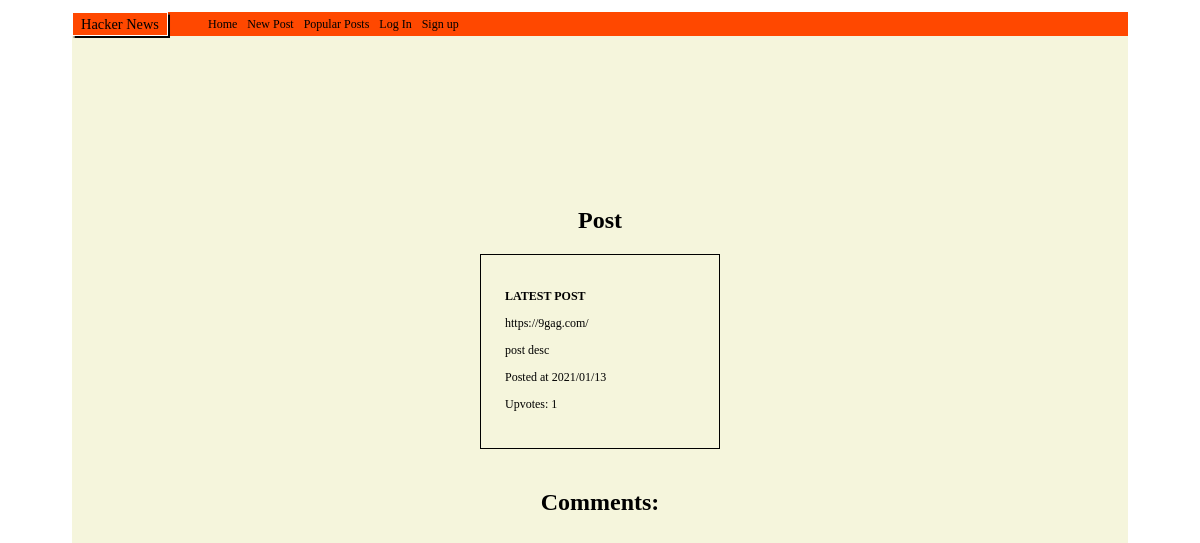
Page /comments.php?id=15 on the committed database.
### tables this page shows
CREATE TABLE Posts (
	id integer PRIMARY KEY AUTOINCREMENT,
	title string,
	description string,
	post_url varchar,
	post_date datetime,
	user_id varchar,
	user_username varchar
);

### web/functions/postsFunction.php (called while the page is built, shortened)
<?php
function fetchPostbyId($pdo, $postId)
{
    $statement = $pdo->prepare("SELECT * FROM Posts WHERE id = :postId");
    $statement->bindParam(':postId', $postId);
    $statement->execute();
    $post = $statement->fetch(PDO::FETCH_ASSOC);
    return $post;
}

### web/functions/upvoteFunctions.php (called while the page is built, shortened)
<?php
function countUpvotes($pdo, $postId)
{
    $statement = $pdo->prepare('SELECT COUNT(*) FROM Likes WHERE post_id = :postId');
    $statement->bindParam(':postId', $postId, PDO::PARAM_INT);
    $statement->execute();
    $upvotes = $statement->fetch(PDO::FETCH_ASSOC);
    return $upvotes['COUNT(*)'];
}

### comments.php (the view, shortened to what this page needs)
<?php require __DIR__ . '/homepage/header.php'; ?>
<?php require __DIR__ . '/homepage/navbar.php'; ?>
<?php
if (isset($_GET['id'])) {
    $postId = $_GET['id'];
    $post = fetchPostbyId($pdo, $postId);
    $countUpvotes = countUpvotes($pdo, $postId);
}
?>
<section>
    <div class="comment_form">
        <h1 class="post_comment_title">Post</h1>
        <div class="post_info">
            <h2><?= $post['title'] ?></h2>
            <p> <a href="<?= $post['post_url'] ?>"><?= $post['post_url'] ?> </a></p>
            <p><?= $post['description'] ?></p>
            <p>Posted at <?= $post['post_date'] ?></p>
            <p> Upvotes: <?php echo $countUpvotes; ?></p>
        </div>
        <h5 class="post_comment_title">Comments:</h5>
    </div>
</section>

### css assests/index.css (style rules this page uses)
* { box-sizing: border-box; font-size: 12px; }
body { height: 100vh; margin: 0; padding-top: 1rem; padding-left: 6rem; padding-right: 6rem; }

### css assests/navBar.css (style rules this page uses)
a { text-decoration: none; color: black; }

### css assests/comments.css (style rules this page uses)
.comment_form { height: 90vh; background-color: beige; display: flex; justify-content: center; align-items: center; flex-direction: column; }
.post_info { box-sizing: border-box; border: solid 1px black; padding: 2rem; width: 20rem; }
.post_comment_title { font-size: 2rem; display: flex; justify-content: center; align-items: center; }

### rows in the picture
posts: title "LATEST POST", post_url "https://9gag.com/", description "post desc", post_date "2021/01/13"

### other values in the picture
$countUpvotes "1"
